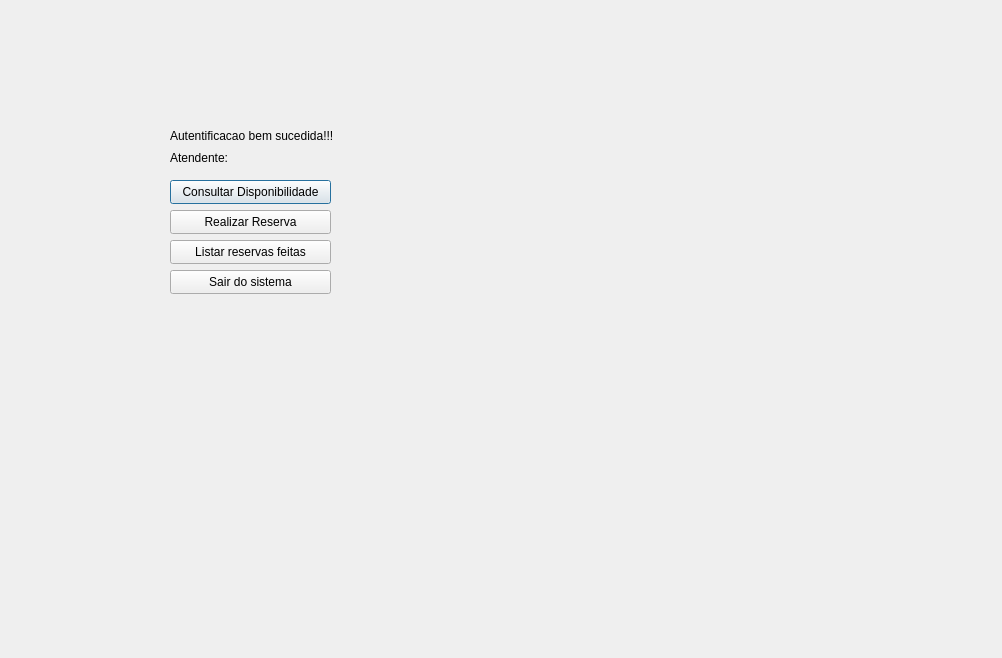
<?xml version="1.0" encoding="UTF-8"?>
<ui version="4.0">
 <class>Janela1</class>
 <widget class="QDialog" name="Janela1">
  <property name="geometry">
   <rect>
    <x>0</x>
    <y>0</y>
    <width>1002</width>
    <height>658</height>
   </rect>
  </property>
  <property name="windowTitle">
   <string>Dialog</string>
  </property>
  <widget class="QLabel" name="label">
   <property name="geometry">
    <rect>
     <x>170</x>
     <y>120</y>
     <width>201</width>
     <height>31</height>
    </rect>
   </property>
   <property name="text">
    <string>Autentificacao bem sucedida!!!</string>
   </property>
  </widget>
  <widget class="QLabel" name="labelAtendente">
   <property name="geometry">
    <rect>
     <x>170</x>
     <y>150</y>
     <width>161</width>
     <height>16</height>
    </rect>
   </property>
   <property name="text">
    <string>Atendente:</string>
   </property>
  </widget>
  <widget class="QPushButton" name="btnConsultar">
   <property name="geometry">
    <rect>
     <x>170</x>
     <y>180</y>
     <width>161</width>
     <height>24</height>
    </rect>
   </property>
   <property name="text">
    <string>Consultar Disponibilidade</string>
   </property>
  </widget>
  <widget class="QPushButton" name="btnEncaminhaReservar">
   <property name="geometry">
    <rect>
     <x>170</x>
     <y>210</y>
     <width>161</width>
     <height>24</height>
    </rect>
   </property>
   <property name="text">
    <string>Realizar Reserva</string>
   </property>
  </widget>
  <widget class="QPushButton" name="btnListar">
   <property name="geometry">
    <rect>
     <x>170</x>
     <y>240</y>
     <width>161</width>
     <height>24</height>
    </rect>
   </property>
   <property name="text">
    <string>Listar reservas feitas</string>
   </property>
  </widget>
  <widget class="QPushButton" name="btnSair">
   <property name="geometry">
    <rect>
     <x>170</x>
     <y>270</y>
     <width>161</width>
     <height>24</height>
    </rect>
   </property>
   <property name="text">
    <string>Sair do sistema</string>
   </property>
  </widget>
 </widget>
 <resources/>
 <connections/>
</ui>
